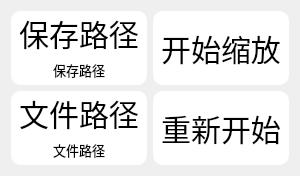
                         <widget class="QWidget" name="widget_53" native="true">
                          <property name="minimumSize">
                           <size>
                            <width>300</width>
                            <height>150</height>
                           </size>
                          </property>
                          <property name="maximumSize">
                           <size>
                            <width>16777215</width>
                            <height>9999999</height>
                           </size>
                          </property>
                          <property name="styleSheet">
                           <string notr="true">QWidget#widget_53{
	background-color:rgba(255, 235, 217,96);
	border-radius: 20px;
	font-size:20px;
}
</string>
                          </property>
                          <layout class="QVBoxLayout" name="verticalLayout_75">
                           <item>
                            <layout class="QHBoxLayout" name="horizontalLayout_78">
                             <item>
                              <widget class="QWidget" name="widget_54" native="true">
                               <property name="minimumSize">
                                <size>
                                 <width>0</width>
                                 <height>40</height>
                                </size>
                               </property>
                               <property name="maximumSize">
                                <size>
                                 <width>16777215</width>
                                 <height>9999999</height>
                                </size>
                               </property>
                               <property name="styleSheet">
                                <string notr="true">QWidget#widget_54{
	background-color:white;
	border-radius: 10px;
}
</string>
                               </property>
                               <layout class="QVBoxLayout" name="verticalLayout_76" stretch="3,1">
                                <property name="spacing">
                                 <number>0</number>
                                </property>
                                <property name="leftMargin">
                                 <number>0</number>
                                </property>
                                <property name="topMargin">
                                 <number>0</number>
                                </property>
                                <property name="rightMargin">
                                 <number>0</number>
                                </property>
                                <property name="bottomMargin">
                                 <number>0</number>
                                </property>
                                <item>
                                 <widget class="QPushButton" name="pushButton_29">
                                  <property name="sizePolicy">
                                   <sizepolicy hsizetype="Preferred" vsizetype="Preferred">
                                    <horstretch>0</horstretch>
                                    <verstretch>0</verstretch>
                                   </sizepolicy>
                                  </property>
                                  <property name="minimumSize">
                                   <size>
                                    <width>100</width>
                                    <height>20</height>
                                   </size>
                                  </property>
                                  <property name="styleSheet">
                                   <string notr="true">QPushButton#pushButton_29{
	background-color:white;
	border-radius: 10px;
	font-size:30px;
}
QPushButton#pushButton_29:pressed{
	background-color:green;
	color:white;
	border-radius: 10px;
}</string>
                                  </property>
                                  <property name="text">
                                   <string>保存路径</string>
                                  </property>
                                  <property name="checkable">
                                   <bool>true</bool>
                                  </property>
                                 </widget>
                                </item>
                                <item>
                                 <widget class="QLabel" name="label_124">
                                  <property name="minimumSize">
                                   <size>
                                    <width>0</width>
                                    <height>30</height>
                                   </size>
                                  </property>
                                  <property name="maximumSize">
                                   <size>
                                    <width>16777215</width>
                                    <height>9999</height>
                                   </size>
                                  </property>
                                  <property name="font">
                                   <font>
                                    <pointsize>10</pointsize>
                                   </font>
                                  </property>
                                  <property name="styleSheet">
                                   <string notr="true"/>
                                  </property>
                                  <property name="text">
                                   <string>保存路径</string>
                                  </property>
                                  <property name="alignment">
                                   <set>Qt::AlignCenter</set>
                                  </property>
                                 </widget>
                                </item>
                               </layout>
                              </widget>
                             </item>
                             <item>
                              <widget class="QPushButton" name="pushButton_30">
                               <property name="sizePolicy">
                                <sizepolicy hsizetype="Preferred" vsizetype="Preferred">
                                 <horstretch>0</horstretch>
                                 <verstretch>0</verstretch>
                                </sizepolicy>
                               </property>
                               <property name="minimumSize">
                                <size>
                                 <width>100</width>
                                 <height>40</height>
                                </size>
                               </property>
                               <property name="maximumSize">
                                <size>
                                 <width>16777215</width>
                                 <height>16777215</height>
                                </size>
                               </property>
                               <property name="styleSheet">
                                <string notr="true">QPushButton#pushButton_30{
	background-color:white;
	border-radius: 10px;
	font-size:30px;
}
QPushButton#pushButton_30:pressed{
	background-color:green;
	color:white;
	border-radius: 10px;
}</string>
                               </property>
                               <property name="text">
                                <string>开始缩放</string>
                               </property>
                               <property name="checkable">
                                <bool>true</bool>
                               </property>
                              </widget>
                             </item>
                            </layout>
                           </item>
                           <item>
                            <layout class="QHBoxLayout" name="horizontalLayout_79">
                             <item>
                              <widget class="QWidget" name="widget_55" native="true">
                               <property name="minimumSize">
                                <size>
                                 <width>0</width>
                                 <height>40</height>
                                </size>
                               </property>
                               <property name="maximumSize">
                                <size>
                                 <width>16777215</width>
                                 <height>9999999</height>
                                </size>
                               </property>
                               <property name="styleSheet">
                                <string notr="true">QWidget#widget_55{
	background-color:white;
	border-radius: 10px;
}
</string>
                               </property>
                               <layout class="QVBoxLayout" name="verticalLayout_77" stretch="3,1">
                                <property name="spacing">
                                 <number>0</number>
                                </property>
                                <property name="leftMargin">
                                 <number>0</number>
                                </property>
                                <property name="topMargin">
                                 <number>0</number>
                                </property>
                                <property name="rightMargin">
                                 <number>0</number>
                                </property>
                                <property name="bottomMargin">
                                 <number>0</number>
                                </property>
                                <item>
                                 <widget class="QPushButton" name="pushButton_31">
                                  <property name="sizePolicy">
                                   <sizepolicy hsizetype="Preferred" vsizetype="Preferred">
                                    <horstretch>0</horstretch>
                                    <verstretch>0</verstretch>
                                   </sizepolicy>
                                  </property>
                                  <property name="minimumSize">
                                   <size>
                                    <width>100</width>
                                    <height>20</height>
                                   </size>
                                  </property>
                                  <property name="styleSheet">
                                   <string notr="true">QPushButton#pushButton_31{
	background-color:white;
border-radius: 10px;
	font-size:30px;
}
QPushButton#pushButton_31:pressed{
	background-color:green;
	color:white;
border-radius: 10px;
}</string>
                                  </property>
                                  <property name="text">
                                   <string>文件路径</string>
                                  </property>
                                  <property name="checkable">
                                   <bool>true</bool>
                                  </property>
                                 </widget>
                                </item>
                                <item>
                                 <widget class="QLabel" name="label_125">
                                  <property name="minimumSize">
                                   <size>
                                    <width>0</width>
                                    <height>30</height>
                                   </size>
                                  </property>
                                  <property name="maximumSize">
                                   <size>
                                    <width>16777215</width>
                                    <height>9999</height>
                                   </size>
                                  </property>
                                  <property name="font">
                                   <font>
                                    <pointsize>10</pointsize>
                                   </font>
                                  </property>
                                  <property name="text">
                                   <string>文件路径</string>
                                  </property>
                                  <property name="alignment">
                                   <set>Qt::AlignCenter</set>
                                  </property>
                                 </widget>
                                </item>
                               </layout>
                              </widget>
                             </item>
                             <item>
                              <widget class="QPushButton" name="pushButton_32">
                               <property name="sizePolicy">
                                <sizepolicy hsizetype="Preferred" vsizetype="Preferred">
                                 <horstretch>0</horstretch>
                                 <verstretch>0</verstretch>
                                </sizepolicy>
                               </property>
                               <property name="minimumSize">
                                <size>
                                 <width>100</width>
                                 <height>40</height>
                                </size>
                               </property>
                               <property name="maximumSize">
                                <size>
                                 <width>16777215</width>
                                 <height>16777215</height>
                                </size>
                               </property>
                               <property name="styleSheet">
                                <string notr="true">QPushButton#pushButton_32{
	background-color:white;
	border-radius: 10px;
	font-size:30px;
}
QPushButton#pushButton_32:pressed{
	background-color:green;
	color:white;
	border-radius: 10px;
}</string>
                               </property>
                               <property name="text">
                                <string>重新开始</string>
                               </property>
                               <property name="checkable">
                                <bool>true</bool>
                               </property>
                              </widget>
                             </item>
                            </layout>
                           </item>
                          </layout>
                         </widget>
